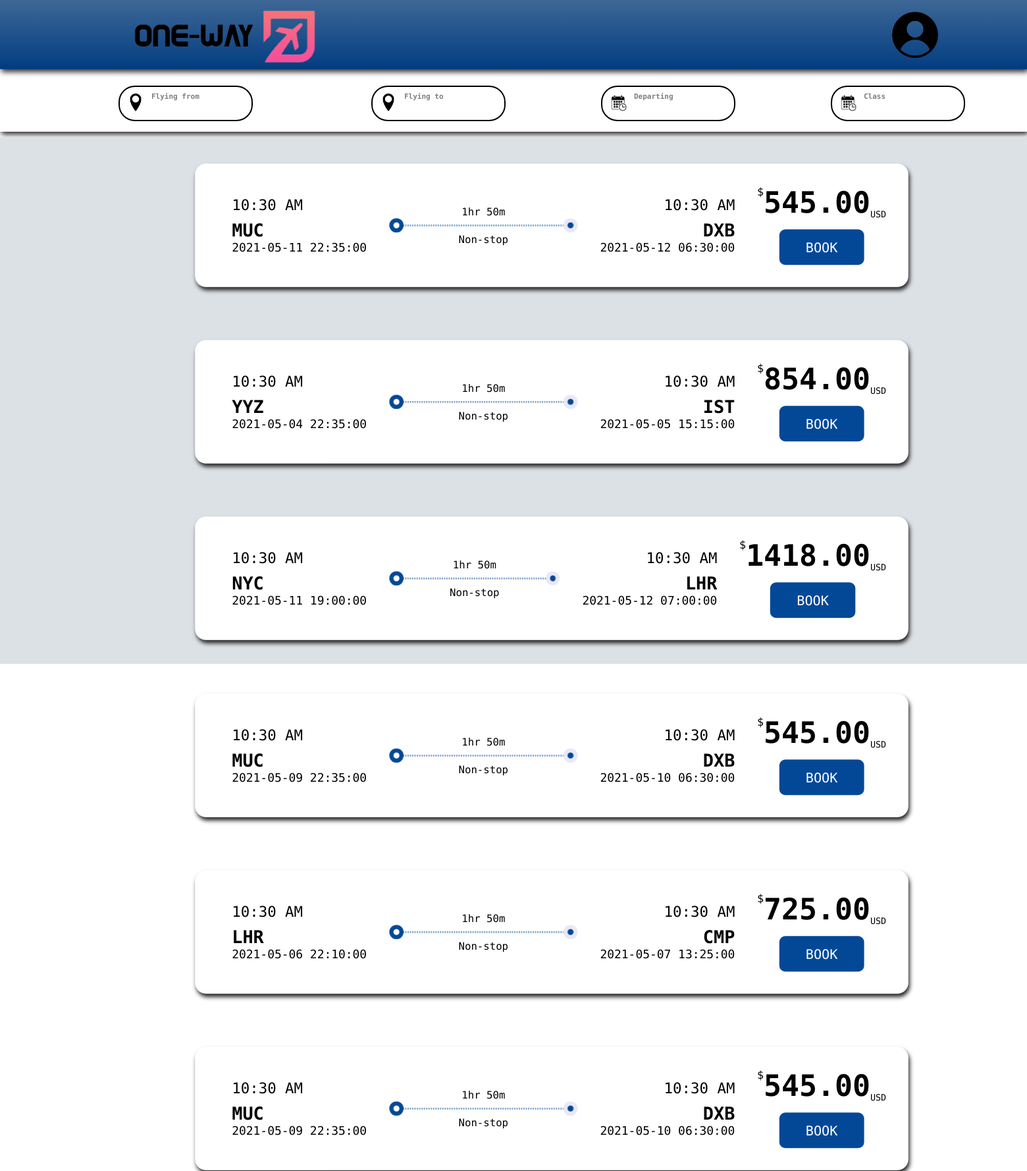
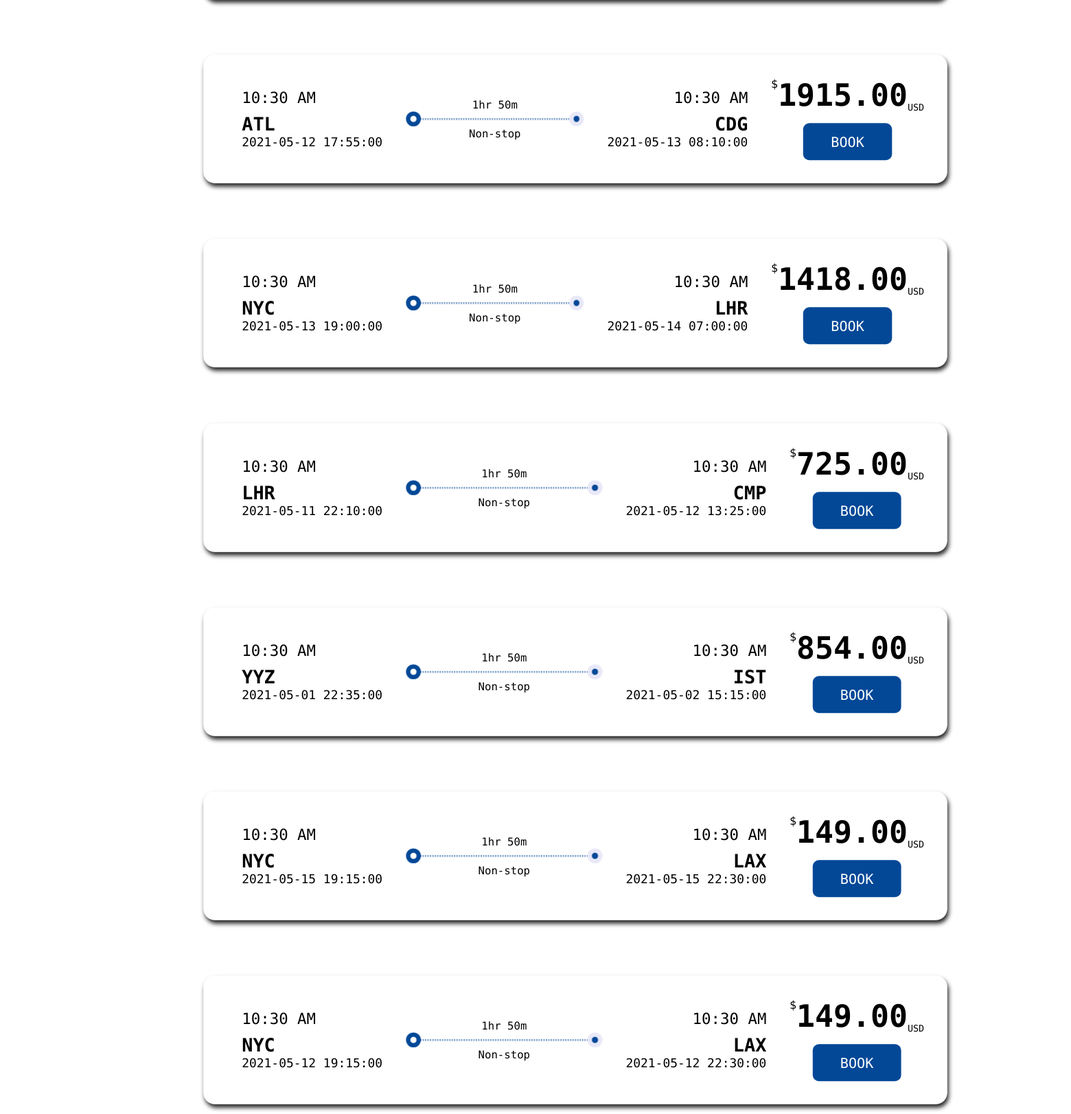
The page /flightResults.php (upper part) on the database its author committed (2 pictures, top to bottom).
### tables this page shows
CREATE TABLE SEATS (
	SEAT_ID VARCHAR(4),
    FLIGHT_ID VARCHAR(4) NOT NULL,
    E_AVAILABILITY MEDIUMINT(3) NOT NULL,
    B_AVAILABILITY MEDIUMINT(3) NOT NULL, 
    FC_AVAILABILITY MEDIUMINT(3) NOT NULL, 
    E_PRICE DECIMAL(6,2) NOT NULL,
    B_PRICE DECIMAL(6,2) NOT NULL,
    FC_PRICE DECIMAL(6,2) NOT NULL, 
	PRIMARY KEY (SEAT_ID),
    FOREIGN KEY (FLIGHT_ID) REFERENCES FLIGHTS(FLIGHT_ID)
);

CREATE TABLE FLIGHTS (
	FLIGHT_ID VARCHAR(4),
    DEPART_TIME DATETIME NOT NULL,
    LAND_TIME DATETIME NOT NULL,
    START_LOC VARCHAR(3) NOT NULL,
    END_LOC VARCHAR(3) NOT NULL,
    FLIGHT_NUM VARCHAR (6) NOT NULL,
    DEPARTURE_DATE DATE,
    AIRLINE VARCHAR(3),
	PRIMARY KEY (FLIGHT_ID)
);

### flightResults.php (the view, shortened to what this page needs)
<!DOCTYPE html>
<?php
$localhost = "localhost";
$username = "root";
$password = "root";
$dbname = "OneWay";
$con = new mysqli($localhost, $username, $password, $dbname);
$sql = "SELECT * FROM flights, seats where flights.FLIGHT_ID = seats.FLIGHT_ID";
$result = $con->query($sql);
?>
<html lang="en">
<head>
    <link rel="stylesheet" href="styles.css">
</head>
<body>
    <div class="headerBar">
        <img src="img/logo.png" alt="">
        <a href="./Profile.html">
          <img src="img/user.png" class="user" alt="">
        </a>
    </div>
    <div class="prevInfo">
    <div class="enteredDepart">
            <img src="img/pin.png" alt="">
            <p> <span class="flyingFrom">Flying from</span>  <br><?php echo $from ?></p>
        </div>
        <div class="enteredDepart">
            <img src="img/pin.png" alt="">
            <p> <span class="flyingFrom">Flying to</span>  <br> <?php echo $dest ?> </p>
        </div>
        <div class="enteredDate">
            <img class="cal" src="img/cal.png" alt="">
            <p> <span class="flyingFrom">Departing</span>  <br> <?php echo $date?></p>
        </div>
        <div class="enteredDate">
            <img class="cal" src="img/cal.png" alt="">
            <p> <span class="flyingFrom">Class</span>  <br> <?php echo $class;$_SESSION["class"] = $_POST['class'];?></p>
        </div>
    </div>
    <div class="wrap2">
        <main>
            <div class="container">
            <section class="dashboard">
                <section class="flights">
                <section class="flightList">
					<?php
						while($row = $result->fetch_assoc()){
					?>
                    <article class="flightCard flightList__item">
                    <div class="flightCard__departure">
                        <time class="flightCard__time"><?php $_SESSION["flight_num"] = $row['FLIGHT_NUM']; ?>10:30 AM</time>
                        <h2 class="flightCard__city"><?php $_SESSION["start_loc"] = $row['START_LOC']; echo $row['START_LOC']; ?></h2>
                        <time class="flightCard__day"><?php $_SESSION["depart_time"] = $row['DEPART_TIME']; echo $row['DEPART_TIME'];   $_SESSION["flight_id"] = $row['FLIGHT_ID'];?></time>
                    </div>
                    <div class="flightCard__route">
                        <p class="flightCard__duration">1hr 50m</p>
                        <div class="flightCard__route-line route-line" >
                        <div class="route-line__stop route-line__start" ></div>
                        <div class="route-line__stop route-line__end" ></div>
                        </div>
                        <p class="flightCard__type">Non-stop</p>
                    </div>
                    <div class="flightCard__arrival">
                        <time class="flightCard__time">10:30 AM</time>
                        <h2 class="flightCard__city"><?php $_SESSION["end_loc"] = $row['END_LOC']; echo $row['END_LOC']; ?></h2>
                        <time class="flightCard__day"><?php $_SESSION["land_time"] = $row['LAND_TIME']; echo $row['LAND_TIME']; ?></time>
                    </div>
                    <div class="flightCard__action">
                        <p class="flightCard__price price"><sup>$</sup><?php $_SESSION["price"] = $row['E_PRICE']; echo $row['E_PRICE']; ?><sub>USD</sub></p>
                        <button class="button" method="post" name="info" onclick="location.replace('./Payment.php');">BOOK</button>
                    </div>
                    </article>
						  <?php
						}
					?>
                </section>
                </section>
            </section>
            </div>
        </main>
    </div>
</body>
</html>

### styles.css (style rules this page uses)
* { margin: 0; padding: 0; font-family: "Roboto Mono", monospace; }
.headerBar { height: 105px; width: 100%; background: linear-gradient(to bottom, #3e6796 0%,#023d81 100%); box-shadow: 2px 4px 8px rgb(40, 39, 39); }
.headerBar img { width: 305px; margin-left: 200px; float: left; transition: .5s; animation: slideLeft .5s ease-in-out; }
.headerBar .user { width: 70px; margin-left: 850px; margin-top: 18px; float: left; }
.prevInfo { width: 100%; height: 70px; box-shadow: 2px 4px 8px rgb(40, 39, 39); padding-top: 25px; }
.enteredDepart { width: 200px; height: 50px; border: 2px solid black; border-radius: 25px; display: block; margin-left: 180px; transition: .6s; float: left; }
.enteredDepart img { float: left; width: 24%; margin-top: 10px; }
.enteredDate { width: 200px; height: 50px; border: 2px solid black; border-radius: 25px; display: block; margin-left: 145px; transition: .6s; float: left; }
.enteredDate img { float: left; width: 24%; }
.flyingFrom { width: 100%; height: 18px; font-weight: medium; font-size: 11px; color: rgb(128, 126, 126); }
.enteredDepart p, .enteredDate p { float: left; font-weight: bold; font-size: 19px; }
.wrap2 { font-size: 1.6rem; color: #034897; background-color: HSL(45, 29%, 97%); background-color: #dce1e6; margin-top: 8px; height: 100vh; }
.container { margin: 0 auto; width: 130rem; padding: 0 4rem; }
.dashboard { display: grid; grid-template-columns: repeat(12, 1fr); grid-template-rows: auto auto; grid-gap: 3rem; }
.dashboard .booking-bar, .dashboard .flights { grid-column: 1/10; }
.price { font-size: 4rem; font-weight: bolder; color: black; }
.price sup { vertical-align: top; font-size: 1.5rem; font-weight: normal; }
.price sub { vertical-align: bottom; font-size: 1.2rem; font-weight: normal; }
.route-line { position: relative; margin: 1rem 0 0; width: 100%; height: 1px; border: 0.1rem dashed #034897; }
.route-line__stop { border-radius: 100%; box-sizing: content-box; width: 0.8rem; height: 0.8rem; position: absolute; top: 50%; background-color: #034897; transform: translate3d(-50%, -50%, 0); }
.route-line__start { left: 0; border: 0.6rem solid #034897; background-color: #fff; }
.route-line__end { right: 0; border: 0.6rem solid HSL(240, 52%, 94%); transform: translate3d(50%, -50%, 0); }
.flightCard { border-radius: 1.5rem; color: black; display: flex; justify-content: space-between; align-items: center; padding: 3rem; background-color: #fff; box-shadow: 3px 7px 9px rgb(40, 39, 39); transform: scale(.7); transition: 1.5s, transform .4s ease-in-out; }
.flightCard__departure { margin-left: 2rem; }
.flightCard__arrival { margin-right: 3rem; text-align: right; }
.flightCard__route { display: flex; flex-direction: column; flex: 1 0 auto; justify-content: center; align-items: center; padding: 0 4rem; }
.flightCard__duration, .flightCard__type { font-size: 1.4rem; }
.flightCard__type { margin-top: 1rem; }
.flightCard__action { text-align: center; }
.flightCard__time { display: inline-block; margin-bottom: 0.8rem; font-size: 2rem; font-weight: medium; }
.button { border-radius: 0.8rem; margin-top: 21px; padding: 0.75em 2em; appearance: none; background-color: #034897; color: white; font-size: 1.8rem; border: none; cursor: pointer; transition: background-color 1.6s cubic-bezier(0.25, 1, 0.5, 1), color 1.6s cubic-bezier(0.25, 1, 0.5, 1); }

### rows shown on the page
seats: FLIGHT_ID.START_LOC "MUC", FLIGHT_ID.DEPART_TIME "2021-05-11 22:35:00", FLIGHT_ID.END_LOC "DXB", FLIGHT_ID.LAND_TIME "2021-05-12 06:30:00", E_PRICE "545.00"
seats: FLIGHT_ID.START_LOC "YYZ", FLIGHT_ID.DEPART_TIME "2021-05-04 22:35:00", FLIGHT_ID.END_LOC "IST", FLIGHT_ID.LAND_TIME "2021-05-05 15:15:00", E_PRICE "854.00"
seats: FLIGHT_ID.START_LOC "NYC", FLIGHT_ID.DEPART_TIME "2021-05-11 19:00:00", FLIGHT_ID.END_LOC "LHR", FLIGHT_ID.LAND_TIME "2021-05-12 07:00:00", E_PRICE "1418.00"
seats: FLIGHT_ID.START_LOC "MUC", FLIGHT_ID.DEPART_TIME "2021-05-09 22:35:00", FLIGHT_ID.END_LOC "DXB", FLIGHT_ID.LAND_TIME "2021-05-10 06:30:00", E_PRICE "545.00"
seats: FLIGHT_ID.START_LOC "LHR", FLIGHT_ID.DEPART_TIME "2021-05-06 22:10:00", FLIGHT_ID.END_LOC "CMP", FLIGHT_ID.LAND_TIME "2021-05-07 13:25:00", E_PRICE "725.00"
seats: FLIGHT_ID.START_LOC "MUC", FLIGHT_ID.DEPART_TIME "2021-05-09 22:35:00", FLIGHT_ID.END_LOC "DXB", FLIGHT_ID.LAND_TIME "2021-05-10 06:30:00", E_PRICE "545.00"
seats: FLIGHT_ID.START_LOC "ATL", FLIGHT_ID.DEPART_TIME "2021-05-12 17:55:00", FLIGHT_ID.END_LOC "CDG", FLIGHT_ID.LAND_TIME "2021-05-13 08:10:00", E_PRICE "1915.00"
seats: FLIGHT_ID.START_LOC "NYC", FLIGHT_ID.DEPART_TIME "2021-05-13 19:00:00", FLIGHT_ID.END_LOC "LHR", FLIGHT_ID.LAND_TIME "2021-05-14 07:00:00", E_PRICE "1418.00"
seats: FLIGHT_ID.START_LOC "LHR", FLIGHT_ID.DEPART_TIME "2021-05-11 22:10:00", FLIGHT_ID.END_LOC "CMP", FLIGHT_ID.LAND_TIME "2021-05-12 13:25:00", E_PRICE "725.00"
seats: FLIGHT_ID.START_LOC "YYZ", FLIGHT_ID.DEPART_TIME "2021-05-01 22:35:00", FLIGHT_ID.END_LOC "IST", FLIGHT_ID.LAND_TIME "2021-05-02 15:15:00", E_PRICE "854.00"
seats: FLIGHT_ID.START_LOC "NYC", FLIGHT_ID.DEPART_TIME "2021-05-15 19:15:00", FLIGHT_ID.END_LOC "LAX", FLIGHT_ID.LAND_TIME "2021-05-15 22:30:00", E_PRICE "149.00"
seats: FLIGHT_ID.START_LOC "NYC", FLIGHT_ID.DEPART_TIME "2021-05-12 19:15:00", FLIGHT_ID.END_LOC "LAX", FLIGHT_ID.LAND_TIME "2021-05-12 22:30:00", E_PRICE "149.00"
